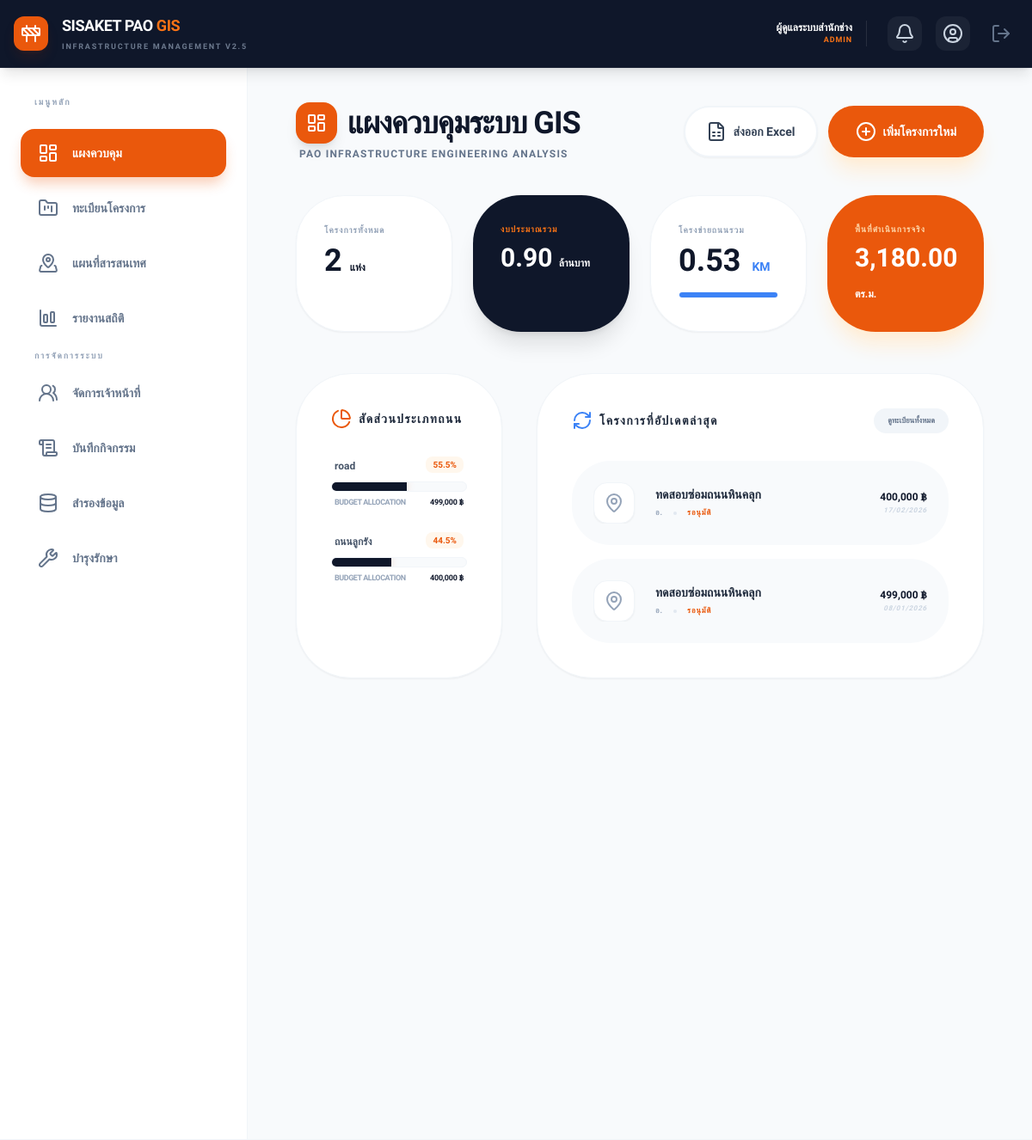
/index.php (signed in), run on the app's committed database.
### tables this page shows
CREATE TABLE `projects` (
  `id` int(11) NOT NULL,
  `project_name` varchar(255) NOT NULL,
  `route_name` text DEFAULT NULL,
  `infrastructure_type` varchar(100) DEFAULT NULL,
  `fiscal_year` int(11) NOT NULL,
  `district_name` varchar(100) NOT NULL,
  `distance` decimal(10,2) DEFAULT 0.00,
  `width` decimal(10,2) DEFAULT 0.00,
  `has_shoulder` tinyint(1) DEFAULT 0,
  `shoulder_width` decimal(10,2) DEFAULT 0.00,
  `area` decimal(15,2) DEFAULT 0.00,
  `budget_amount` decimal(15,2) DEFAULT 0.00,
  `budget_type` varchar(50) DEFAULT 'statute',
  `supervisor_name` varchar(150) DEFAULT NULL,
  `budget_detail` text DEFAULT NULL,
  `project_image` varchar(255) DEFAULT NULL,
  `start_lat` decimal(11,8) DEFAULT NULL,
  `start_long` decimal(11,8) DEFAULT NULL,
  `end_lat` decimal(11,8) DEFAULT NULL,
  `end_long` decimal(11,8) DEFAULT NULL,
  `status` varchar(50) DEFAULT 'รอนุมัติ',
  `created_by` int(11) DEFAULT NULL,
  `created_at` timestamp NOT NULL DEFAULT current_timestamp()
);

### includes/functions.php (called while the page is built, shortened)
<?php
if (!function_exists('e')) {
    function e($string) {
        return htmlspecialchars($string ?? '', ENT_QUOTES, 'UTF-8');
    }
}
?>

### index.php (the view, shortened to what this page needs)
<?php
require_once 'config/db.php';
require_once 'includes/functions.php';
$stats_query = "SELECT
    COUNT(id) as total_projects,
    SUM(budget_amount) as total_budget,
    SUM(area) as total_area,
    SUM(distance) as total_distance
    FROM projects";
$stats = $conn->query($stats_query)->fetch_assoc();
$type_query = "SELECT infrastructure_type, COUNT(id) as count, SUM(budget_amount) as budget
               FROM projects
               GROUP BY infrastructure_type
               ORDER BY budget DESC";
$type_res = $conn->query($type_query);
$types_data = [];
while($t = $type_res->fetch_assoc()) $types_data[] = $t;
$recent_query = "SELECT p.*, u.full_name as creator_name
                 FROM projects p
                 LEFT JOIN users u ON p.created_by = u.id
                 ORDER BY p.created_at DESC LIMIT 5";
$recent_res = $conn->query($recent_query);
include 'includes/header.php';
?>
<div class="max-w-[1600px] mx-auto pb-20 animate-in fade-in duration-700">
    <div class="flex flex-col lg:flex-row justify-between items-start lg:items-center mb-10 gap-6 px-4">
        <div>
            <h1 class="text-4xl font-black text-slate-900 tracking-tight flex items-center gap-3">
                <div class="w-12 h-12 bg-orange-600 rounded-2xl flex items-center justify-center text-white shadow-lg">
                    <i data-lucide="layout-dashboard"></i>
                </div>
                แผงควบคุมระบบ GIS
            </h1>
            <p class="text-slate-500 font-bold mt-1 uppercase tracking-widest text-xs ml-1">PAO Infrastructure Engineering Analysis</p>
        </div>
        <div class="flex gap-3 w-full lg:w-auto">
            <a href="export_projects.php" class="bg-white border-2 border-slate-100 text-slate-700 px-6 py-4 rounded-[2rem] font-black text-sm shadow-sm hover:border-emerald-500 hover:text-emerald-600 transition-all flex items-center gap-2 group">
                <i data-lucide="file-spreadsheet" size="18" class="group-hover:scale-110 transition-transform"></i> ส่งออก Excel
            </a>
            <a href="add_project.php" class="bg-orange-600 text-white px-8 py-4 rounded-[2rem] font-black text-sm shadow-xl shadow-orange-100 hover:bg-slate-900 transition-all flex items-center gap-2 group">
                <i data-lucide="plus-circle" size="18" class="group-hover:rotate-90 transition-transform"></i> เพิ่มโครงการใหม่
            </a>
        </div>
    </div>
    <div class="grid grid-cols-1 md:grid-cols-2 lg:grid-cols-4 gap-6 mb-12 px-4">
        <div class="bg-white p-8 rounded-[3.5rem] shadow-sm border border-slate-100 relative overflow-hidden group">
            <div class="absolute -right-4 -top-4 text-slate-50 opacity-50 group-hover:scale-110 transition-transform"><i data-lucide="package" size="120"></i></div>
            <p class="text-[10px] font-black text-slate-400 uppercase tracking-widest mb-2">โครงการทั้งหมด</p>
            <h3 class="text-4xl font-black text-slate-900"><?= number_format($stats['total_projects'] ?? 0) ?> <span class="text-xs">แห่ง</span></h3>
        </div>
        <div class="bg-slate-900 p-8 rounded-[3.5rem] shadow-xl relative overflow-hidden text-white">
            <div class="absolute -right-4 -top-4 text-white/5"><i data-lucide="wallet" size="120"></i></div>
            <p class="text-[10px] font-black text-orange-500 uppercase tracking-widest mb-2">งบประมาณรวม</p>
            <h3 class="text-3xl font-black"><?= number_format(($stats['total_budget'] ?? 0) / 1000000, 2) ?> <span class="text-xs">ล้านบาท</span></h3>
        </div>
        <div class="bg-white p-8 rounded-[3.5rem] shadow-sm border border-slate-100 relative overflow-hidden group">
            <p class="text-[10px] font-black text-slate-400 uppercase tracking-widest mb-2">โครงข่ายถนนรวม</p>
            <h3 class="text-4xl font-black text-slate-900"><?= number_format(($stats['total_distance'] ?? 0) / 1000, 2) ?> <span class="text-sm font-bold text-blue-500 ml-1 uppercase">km</span></h3>
            <div class="w-full bg-slate-100 h-2 rounded-full mt-4 overflow-hidden border border-slate-50">
                <div class="bg-blue-500 h-full w-full animate-in slide-in-from-left duration-1000"></div>
            </div>
        </div>
        <div class="bg-orange-600 p-8 rounded-[3.5rem] shadow-xl shadow-orange-100 text-white relative overflow-hidden">
            <div class="absolute -right-4 -top-4 text-white/10 rotate-12"><i data-lucide="maximize" size="120"></i></div>
            <p class="text-[10px] font-black text-orange-200 uppercase tracking-widest mb-2">พื้นที่ดำเนินการจริง</p>
            <h3 class="text-3xl font-black"><?= number_format($stats['total_area'] ?? 0, 2) ?> <span class="text-xs">ตร.ม.</span></h3>
        </div>
    </div>
    <div class="grid grid-cols-1 lg:grid-cols-3 gap-10 px-4">
        <div class="lg:col-span-1 space-y-6">
            <div class="bg-white p-10 rounded-[4rem] shadow-sm border border-slate-100 h-full">
                <h4 class="text-sm font-black text-slate-800 uppercase tracking-widest mb-8 flex items-center gap-2">
                    <i data-lucide="pie-chart" class="text-orange-600"></i> สัดส่วนประเภทถนน
                </h4>
                <div class="space-y-7">
                    <?php
                    if(count($types_data) > 0):
                        foreach($types_data as $type):
                            $percent = $stats['total_budget'] > 0 ? ($type['budget'] / $stats['total_budget']) * 100 : 0;
                    ?>
                    <div class="group">
                        <div class="flex justify-between items-end mb-2.5 px-1">
                            <span class="text-xs font-black text-slate-600 truncate max-w-[200px]"><?= e($type['infrastructure_type'] ?: 'ยังไม่ระบุประเภท') ?></span>
                            <span class="text-[10px] font-black text-orange-600 bg-orange-50 px-2 py-0.5 rounded-lg"><?= number_format($percent, 1) ?>%</span>
                        </div>
                        <div class="w-full bg-slate-50 h-3 rounded-full overflow-hidden border border-slate-100">
                            <div class="bg-slate-900 h-full transition-all duration-1000 group-hover:bg-orange-600 shadow-[0_0_10px_rgba(234,88,12,0.2)]" style="width: <?= $percent ?>%"></div>
                        </div>
                        <div class="flex justify-between mt-1.5 px-1">
                            <p class="text-[9px] text-slate-400 font-bold uppercase tracking-tighter">Budget Allocation</p>
                            <p class="text-[9px] text-slate-900 font-black tracking-tight"><?= number_format($type['budget']) ?> ฿</p>
                        </div>
                    </div>
                    <?php
                        endforeach;
                    else:
                    ?>
                        <p class="text-center py-10 text-slate-300 italic text-xs">ไม่มีข้อมูลประเภทถนน</p>
                    <?php endif; ?>
                </div>
            </div>
        </div>
        <div class="lg:col-span-2">
            <div class="bg-white p-10 rounded-[4rem] shadow-sm border border-slate-100 h-full">
                <div class="flex justify-between items-center mb-8">
                    <h4 class="text-sm font-black text-slate-800 uppercase tracking-widest flex items-center gap-2">
                        <i data-lucide="refresh-cw" class="text-blue-500"></i> โครงการที่อัปเดตล่าสุด
                    </h4>
                    <a href="projects.php" class="bg-slate-100 text-[9px] font-black text-slate-500 uppercase px-4 py-2 rounded-full hover:bg-slate-900 hover:text-white transition-all">ดูทะเบียนทั้งหมด</a>
                </div>
                <div class="space-y-4">
                    <?php while($proj = $recent_res->fetch_assoc()): ?>
                    <a href="view_project.php?id=<?= $proj['id'] ?>" class="flex items-center justify-between p-6 rounded-[2.8rem] bg-slate-50 hover:bg-white hover:shadow-2xl hover:shadow-slate-200/50 hover:scale-[1.01] transition-all border border-transparent hover:border-slate-100 group">
                        <div class="flex items-center gap-6 overflow-hidden">
                            <div class="w-12 h-12 bg-white rounded-2xl flex items-center justify-center text-slate-400 group-hover:bg-orange-600 group-hover:text-white transition-all shadow-sm shrink-0 border border-slate-100">
                                <i data-lucide="map-pin" size="20"></i>
                            </div>
                            <div class="overflow-hidden">
                                <h5 class="text-sm font-black text-slate-800 truncate leading-tight"><?= e($proj['project_name']) ?></h5>
                                <div class="flex items-center gap-3 mt-1.5">
                                    <span class="text-[9px] font-black text-slate-400 uppercase tracking-widest">อ.<?= e($proj['district_name']) ?></span>
                                    <span class="w-1 h-1 bg-slate-200 rounded-full"></span>
                                    <span class="text-[9px] font-black <?= $proj['status']=='มีการเปลี่ยนแปลงหรือแก้ไข' ? 'text-rose-600' : 'text-orange-600' ?> uppercase tracking-widest"><?= e($proj['status']) ?></span>
                                </div>
                            </div>
                        </div>
                        <div class="text-right shrink-0">
                            <p class="text-xs font-black text-slate-900"><?= number_format($proj['budget_amount']) ?> ฿</p>
                            <p class="text-[8px] font-bold text-slate-300 uppercase tracking-widest mt-0.5 italic"><?= date('d/m/Y', strtotime($proj['created_at'])) ?></p>
                        </div>
                    </a>
                    <?php endwhile; ?>
                </div>
            </div>
        </div>
    </div>
</div>
<?php include 'includes/footer.php'; ?>

### includes/header.php (style rules this page uses)
body { font-family: 'Sarabun', sans-serif; }

### data on the page
projects: project_name "ทดสอบซ่อมถนนหินคลุก", status "รอนุมัติ", budget_amount "400,000", created_at "17/02/2026"
projects: project_name "ทดสอบซ่อมถนนหินคลุก", status "รอนุมัติ", budget_amount "499,000", created_at "08/01/2026"

### other printed values
$_SESSION['full_name'] "ผู้ดูแลระบบสำนักช่าง"
$_SESSION['role'] "ADMIN"
$stats['total_projects'] "2"
$stats['total_area'] "3,180.00"
$type['infrastructure_type'] ?: 'ยังไม่ระบุประเภท' "road"
$percent "55.5"
$type['budget'] "499,000"
$type['infrastructure_type'] ?: 'ยังไม่ระบุประเภท' "ถนนลูกรัง"
$percent "44.5"
$type['budget'] "400,000"
